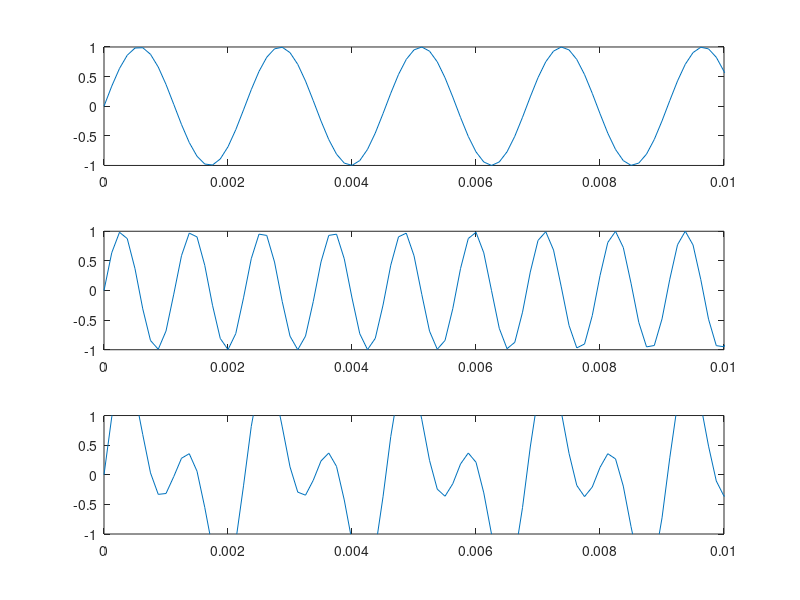

Write the MATLAB code that produced this figure.
% First we set the domain. Here it is [0,2] with 16000
% sample points.
t = linspace(0,2 ,16000)'; %Note the ? at the end
%
% Now define the two functions.
sound1 = sin(2*pi*440*t); %define the first function
sound2 = sin(2*pi*880*t); %define the second function
y= sound1 + sound2;
%
% Plot the two functions. Note we only plot the first
% 1/100th of a second.
subplot(3,1,1); plot(t,sound1); axis([0,.01,-1, 1])
subplot(3,1,2); plot(t,sound2); axis([0,.01,-1, 1])
subplot(3,1,3); plot(t,y); axis([0,.01,-1, 1])
soundsc(sound1,8000) %The 8000 is needed to tell the
%soundsc command the sampling frequency. Here there are
% 8000samples per second. 
